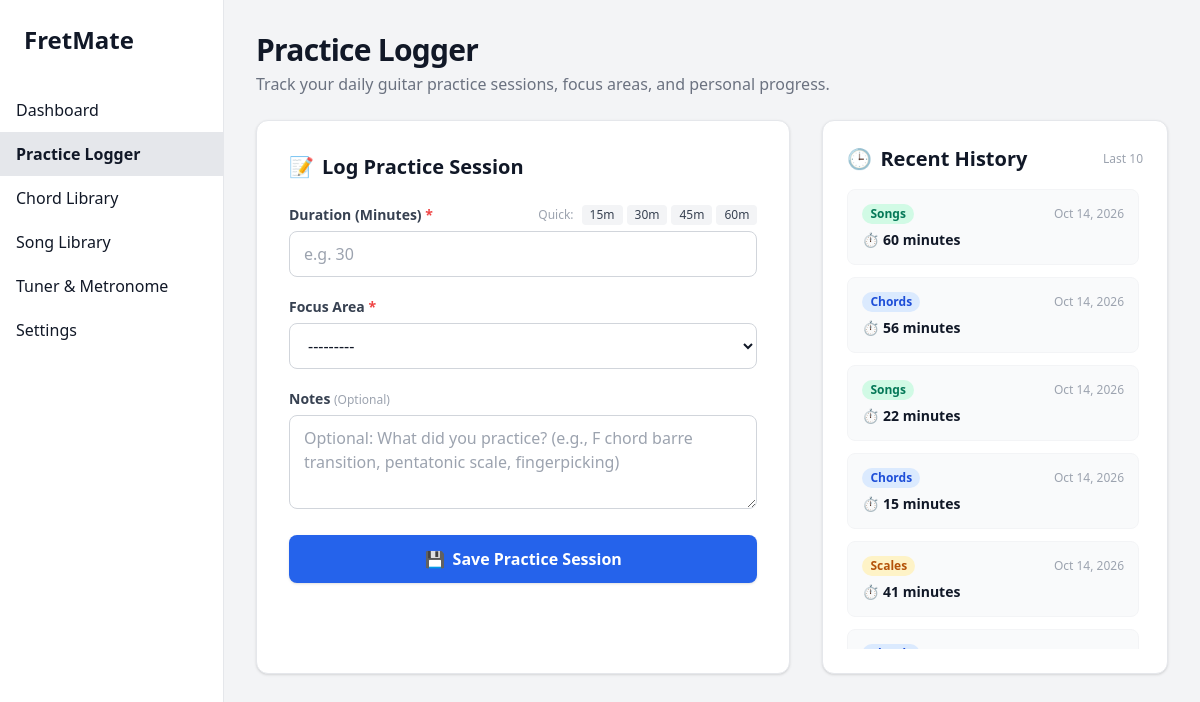
The page /logger/ (signed in) on the database its author committed.
### dashboard/models.py (models this page shows, shortened)
class PracticeSession(models.Model):
    user = models.ForeignKey(User, on_delete=models.CASCADE)
    date = models.DateField(auto_now_add=True)
    duration_minutes = models.IntegerField(validators=[MinValueValidator(1), MaxValueValidator(600)])
    FOCUS_AREAS = [('Chords', 'Chords'), ('Songs', 'Songs'), ('Scales', 'Scales'), ('Rhythm', 'Rhythm')]
    focus_area = models.CharField(max_length=20, choices=FOCUS_AREAS)
    notes = models.TextField(blank=True, null=True)

### dashboard/views.py (the view, shortened to what this page needs)
# urls.py: path('logger/', views.logger, name='logger'),
@login_required
def logger(request):
    form = PracticeSessionForm()
    recent_sessions = PracticeSession.objects.filter(user=request.user).order_by('-id')[:10]
    return render(request, 'logger.html', {'form': form, 'recent_sessions': recent_sessions})

### templates/logger.html (shortened to what this page needs)
{% extends 'base.html' %}
{% block content %}
<div class="max-w-5xl mx-auto space-y-6">
    <div>
        <h2 class="text-3xl font-extrabold tracking-tight">Practice Logger</h2>
        <p class="text-gray-500 dark:text-gray-400 mt-1">Track your daily guitar practice sessions, focus areas, and personal progress.</p>
    </div>
    <div class="grid grid-cols-1 lg:grid-cols-5 gap-8">
        <div class="lg:col-span-3 bg-white dark:bg-gray-800 p-6 md:p-8 rounded-xl shadow border border-gray-200 dark:border-gray-700">
            <h3 class="text-xl font-bold mb-6 flex items-center gap-2">
                <span>📝</span> Log Practice Session
            </h3>
            <form id="loggerForm" class="space-y-5">
                <div>
                    <div class="flex items-center justify-between mb-1.5">
                        <label for="{{ form.duration_minutes.id_for_label }}" class="block text-sm font-semibold text-gray-700 dark:text-gray-200">
                            Duration (Minutes) <span class="text-red-500">*</span>
                        </label>
                        <div class="flex gap-1 text-xs">
                            <span class="text-gray-400 self-center mr-1">Quick:</span>
                            <button type="button" class="preset-btn px-2 py-0.5 rounded bg-gray-100 hover:bg-gray-200 dark:bg-gray-700 dark:hover:bg-gray-600 text-gray-700 dark:text-gray-200 font-medium transition" data-minutes="15">15m</button>
                            <button type="button" class="preset-btn px-2 py-0.5 rounded bg-gray-100 hover:bg-gray-200 dark:bg-gray-700 dark:hover:bg-gray-600 text-gray-700 dark:text-gray-200 font-medium transition" data-minutes="30">30m</button>
                            <button type="button" class="preset-btn px-2 py-0.5 rounded bg-gray-100 hover:bg-gray-200 dark:bg-gray-700 dark:hover:bg-gray-600 text-gray-700 dark:text-gray-200 font-medium transition" data-minutes="45">45m</button>
                            <button type="button" class="preset-btn px-2 py-0.5 rounded bg-gray-100 hover:bg-gray-200 dark:bg-gray-700 dark:hover:bg-gray-600 text-gray-700 dark:text-gray-200 font-medium transition" data-minutes="60">60m</button>
                        </div>
                    </div>
                    {{ form.duration_minutes }}
                </div>
                <div>
                    <label for="{{ form.focus_area.id_for_label }}" class="block text-sm font-semibold text-gray-700 dark:text-gray-200 mb-1.5">
                        Focus Area <span class="text-red-500">*</span>
                    </label>
                    {{ form.focus_area }}
                </div>
                <div>
                    <label for="{{ form.notes.id_for_label }}" class="block text-sm font-semibold text-gray-700 dark:text-gray-200 mb-1.5">
                        Notes <span class="text-xs font-normal text-gray-400 dark:text-gray-400">(Optional)</span>
                    </label>
                    {{ form.notes }}
                </div>
                <button type="submit" id="submitBtn" class="w-full py-3 px-4 bg-blue-600 hover:bg-blue-700 text-white font-semibold rounded-lg shadow transition flex items-center justify-center gap-2">
                    <span>💾</span> <span id="submitBtnText">Save Practice Session</span>
                </button>
            </form>
        </div>
        <div class="lg:col-span-2 bg-white dark:bg-gray-800 p-6 rounded-xl shadow border border-gray-200 dark:border-gray-700 flex flex-col">
            <h3 class="text-xl font-bold mb-4 flex items-center justify-between">
                <span class="flex items-center gap-2"><span>🕒</span> Recent History</span>
                <span class="text-xs font-normal text-gray-400">Last 10</span>
            </h3>
            <div id="sessionHistoryList" class="space-y-3 flex-1 overflow-y-auto max-h-[460px] pr-1">
                {% if recent_sessions %}
                    {% for session in recent_sessions %}
                        <div class="session-item p-3.5 rounded-lg border border-gray-100 dark:border-gray-700/60 bg-gray-50 dark:bg-gray-900 transition hover:border-gray-300 dark:hover:border-gray-600">
                            <div class="flex items-center justify-between mb-1.5">
                                <span class="text-xs font-semibold px-2 py-0.5 rounded-full
                                    {% if session.focus_area == 'Chords' %} bg-blue-100 dark:bg-blue-900/60 text-blue-700 dark:text-blue-300
                                    {% elif session.focus_area == 'Songs' %} bg-emerald-100 dark:bg-emerald-900/60 text-emerald-700 dark:text-emerald-300
                                    {% elif session.focus_area == 'Scales' %} bg-amber-100 dark:bg-amber-900/60 text-amber-700 dark:text-amber-300
                                    {% else %} bg-rose-100 dark:bg-rose-900/60 text-rose-700 dark:text-rose-300 {% endif %}">
                                    {{ session.focus_area }}
                                </span>
                                <span class="text-xs text-gray-400">{{ session.date|date:"M d, Y"|default:"Today" }}</span>
                            </div>
                            <div class="font-bold text-gray-900 dark:text-gray-100 text-sm">
                                ⏱️ {{ session.duration_minutes }} minutes
                            </div>
                        </div>
                    {% endfor %}
                {% else %}
                    <div id="emptyState" class="text-center py-12 text-gray-400 dark:text-gray-500 text-sm">
                        <p class="text-2xl mb-2">🎸</p>
                        <p>No practice sessions logged yet.</p>
                        <p class="text-xs mt-1">Fill out the form to log your first session!</p>
                    </div>
                {% endif %}
            </div>
        </div>
    </div>
</div>
{% endblock %}

### rows shown on the page
PracticeSession: focus_area "Songs", date "Oct 14, 2026", duration_minutes "60"
PracticeSession: focus_area "Chords", date "Oct 14, 2026", duration_minutes "56"
PracticeSession: focus_area "Songs", date "Oct 14, 2026", duration_minutes "22"
PracticeSession: focus_area "Chords", date "Oct 14, 2026", duration_minutes "15"
PracticeSession: focus_area "Scales", date "Oct 14, 2026", duration_minutes "41"
